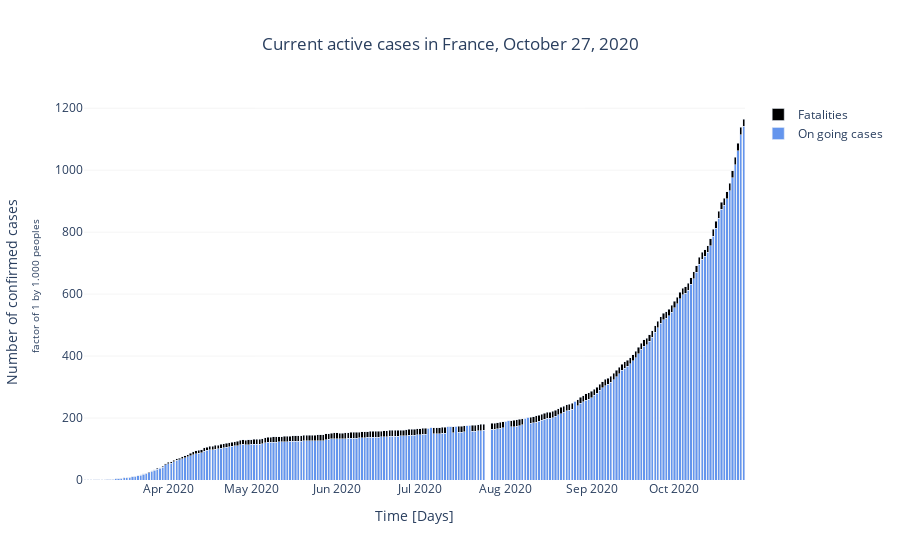

Write notebook code for a chart like this one.
### Markdown cell above
## Activate cases

### Code cell
dplot.disp_current_cases(df_fr, 'France', pop_factor=1000, source='datagouv')

### Figure 1 — Plotly figure (JSON) as saved in the notebook; plotly's stock layout.template omitted (floating-point values rounded to 4 significant figures; data arrays with more than 128 entries replaced by an {"elided": "..."} marker saying what was removed)
{"data": [{"marker": {"color": "CornflowerBlue"}, "name": "On going cases", "type": "bar", "x": {"elided": "239 str values"}, "y": {"elided": "239 float values"}}, {"marker": {"color": "Black"}, "name": "Fatalities", "type": "bar", "x": {"elided": "239 str values"}, "y": {"elided": "239 float values"}}], "layout": {"barmode": "stack", "plot_bgcolor": "white", "title": {"text": "Current active cases in France, October 27, 2020", "x": 0.5}, "xaxis": {"title": {"text": "Time [Days]"}}, "yaxis": {"gridcolor": "gainsboro", "gridwidth": 0.3, "showgrid": true, "title": {"text": "Number of confirmed cases <br>  <sub>factor of 1 by 1.000 peoples</sub>"}}}}
